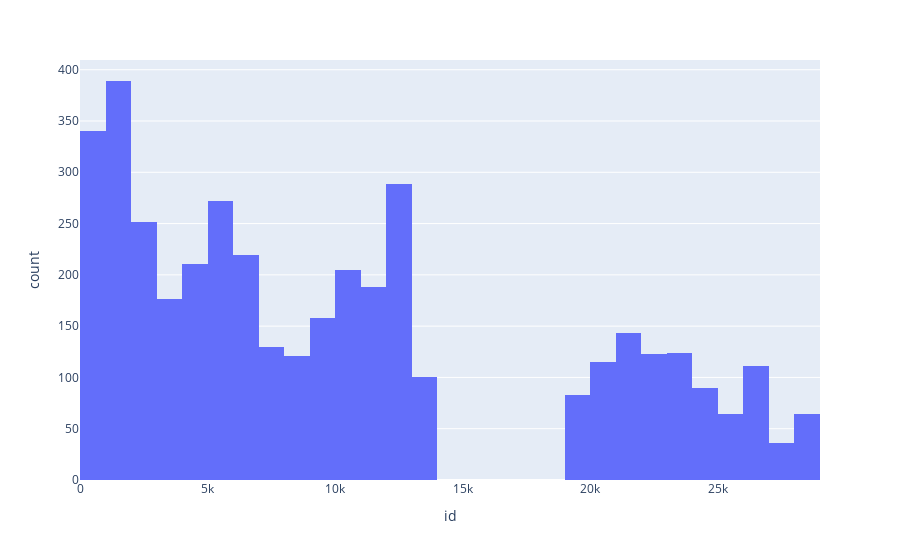
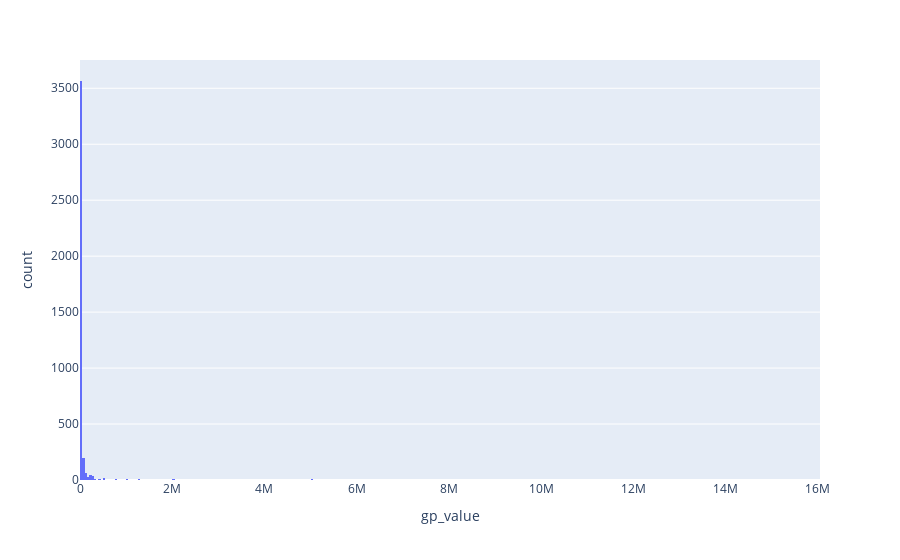
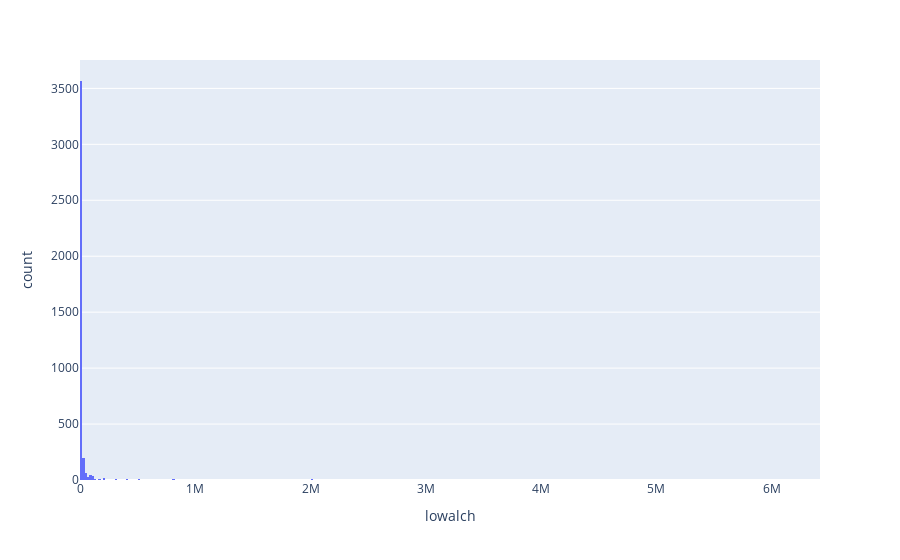
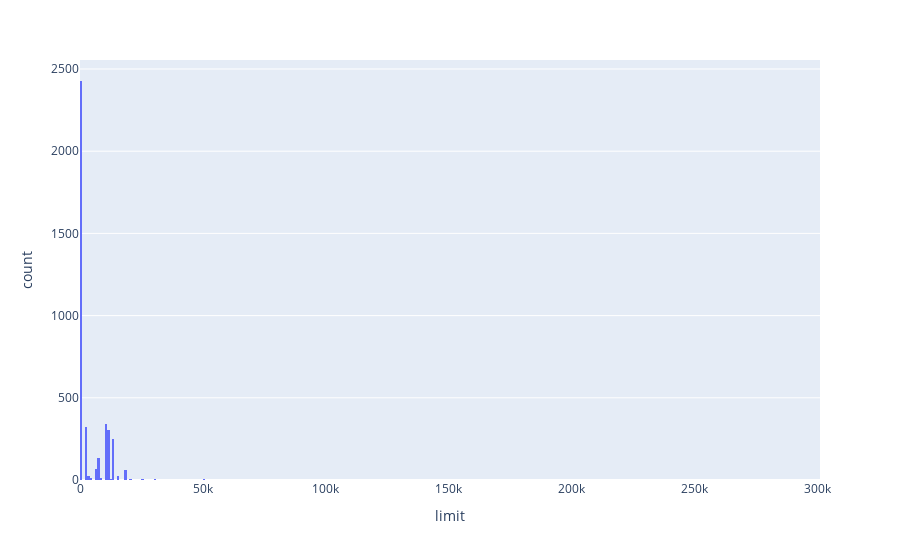

Write notebook code for charts like these, in order.
### Markdown cell above
Now I can plot graphs to see the distribution of each integer column. I will put in a simple function to post a histogram of each graph for starters.

### Code cell
for col in tpose_df.keys():
    if tpose_df[col].dtype !='O':
        display(px.histogram(x=tpose_df[col],labels={'x':col}))

### Figure 1 — Plotly figure (JSON) as saved in the notebook; plotly's stock layout.template omitted (floating-point values rounded to 4 significant figures; data arrays with more than 128 entries replaced by an {"elided": "..."} marker saying what was removed)
{"data": [{"alignmentgroup": "True", "bingroup": "x", "hovertemplate": "id=%{x}<br>count=%{y}<extra></extra>", "legendgroup": "", "marker": {"color": "#636efa", "pattern": {"shape": ""}}, "name": "", "offsetgroup": "", "orientation": "v", "showlegend": false, "type": "histogram", "x": {"elided": "4003 int values"}, "xaxis": "x", "yaxis": "y"}], "layout": {"barmode": "relative", "legend": {"tracegroupgap": 0}, "margin": {"t": 60}, "xaxis": {"anchor": "y", "domain": [0, 1], "title": {"text": "id"}}, "yaxis": {"anchor": "x", "domain": [0, 1], "title": {"text": "count"}}}}

### Figure 2 — Plotly figure (JSON) as saved in the notebook; plotly's stock layout.template omitted (floating-point values rounded to 4 significant figures; data arrays with more than 128 entries replaced by an {"elided": "..."} marker saying what was removed)
{"data": [{"alignmentgroup": "True", "bingroup": "x", "hovertemplate": "gp_value=%{x}<br>count=%{y}<extra></extra>", "legendgroup": "", "marker": {"color": "#636efa", "pattern": {"shape": ""}}, "name": "", "offsetgroup": "", "orientation": "v", "showlegend": false, "type": "histogram", "x": {"elided": "4003 int values"}, "xaxis": "x", "yaxis": "y"}], "layout": {"barmode": "relative", "legend": {"tracegroupgap": 0}, "margin": {"t": 60}, "xaxis": {"anchor": "y", "domain": [0, 1], "title": {"text": "gp_value"}}, "yaxis": {"anchor": "x", "domain": [0, 1], "title": {"text": "count"}}}}

### Figure 3 — Plotly figure (JSON) as saved in the notebook; plotly's stock layout.template omitted (floating-point values rounded to 4 significant figures; data arrays with more than 128 entries replaced by an {"elided": "..."} marker saying what was removed)
{"data": [{"alignmentgroup": "True", "bingroup": "x", "hovertemplate": "lowalch=%{x}<br>count=%{y}<extra></extra>", "legendgroup": "", "marker": {"color": "#636efa", "pattern": {"shape": ""}}, "name": "", "offsetgroup": "", "orientation": "v", "showlegend": false, "type": "histogram", "x": {"elided": "4003 int values"}, "xaxis": "x", "yaxis": "y"}], "layout": {"barmode": "relative", "legend": {"tracegroupgap": 0}, "margin": {"t": 60}, "xaxis": {"anchor": "y", "domain": [0, 1], "title": {"text": "lowalch"}}, "yaxis": {"anchor": "x", "domain": [0, 1], "title": {"text": "count"}}}}

### Figure 4 — Plotly figure (JSON) as saved in the notebook; plotly's stock layout.template omitted (floating-point values rounded to 4 significant figures; data arrays with more than 128 entries replaced by an {"elided": "..."} marker saying what was removed)
{"data": [{"alignmentgroup": "True", "bingroup": "x", "hovertemplate": "limit=%{x}<br>count=%{y}<extra></extra>", "legendgroup": "", "marker": {"color": "#636efa", "pattern": {"shape": ""}}, "name": "", "offsetgroup": "", "orientation": "v", "showlegend": false, "type": "histogram", "x": {"elided": "4003 int values"}, "xaxis": "x", "yaxis": "y"}], "layout": {"barmode": "relative", "legend": {"tracegroupgap": 0}, "margin": {"t": 60}, "xaxis": {"anchor": "y", "domain": [0, 1], "title": {"text": "limit"}}, "yaxis": {"anchor": "x", "domain": [0, 1], "title": {"text": "count"}}}}
